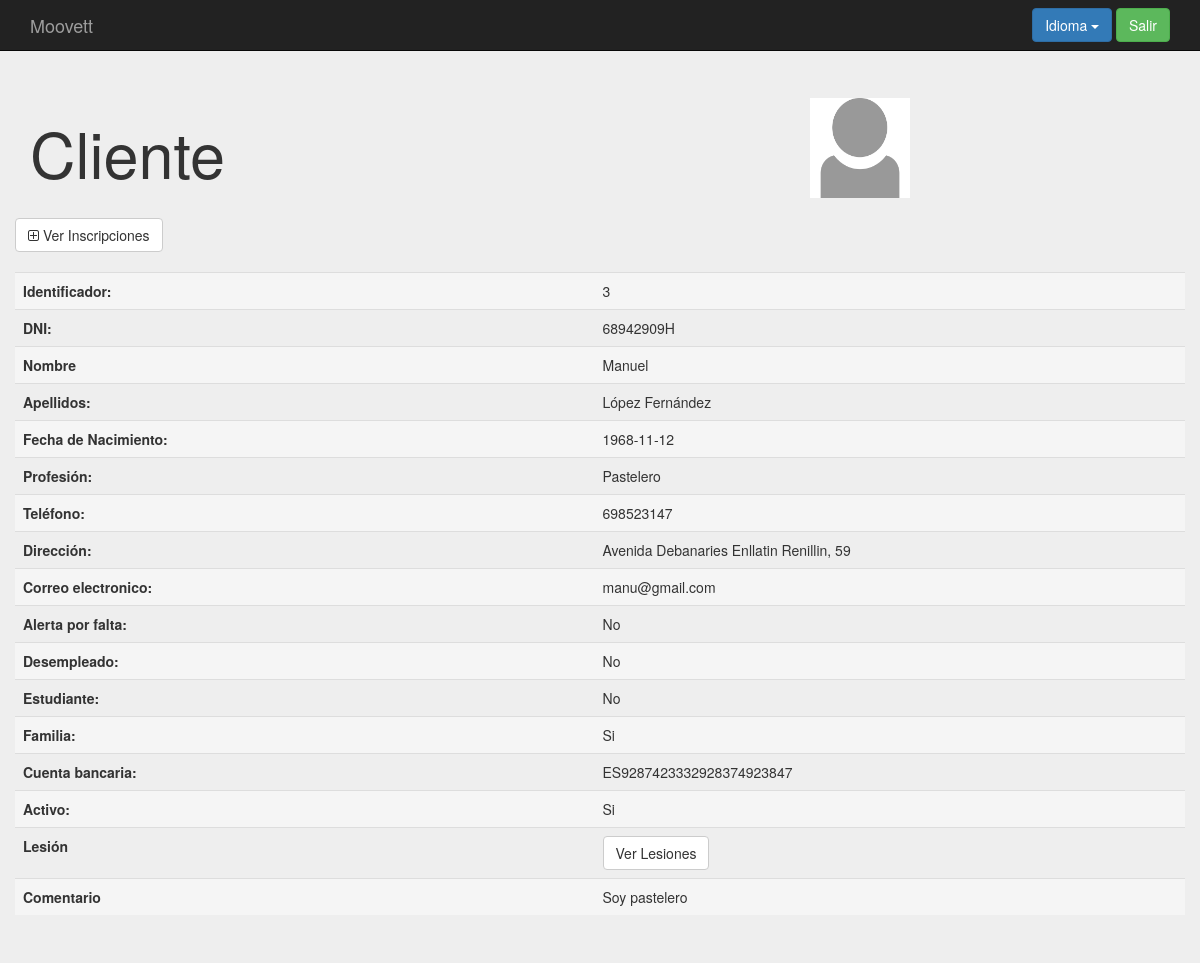
The app's page /index.php?controller=client&action=showone&id=3 (signed in) with its own data.
### tables this page shows
create table `cliente` (
`id` int(11) not null,
  `dni_c` varchar(9) not null,
  `nombre_c` varchar(15) not null,
  `apellidos_c` varchar(40) not null,
  `fecha_nac` date default null,
  `profesion` varchar(20) default null,
  `telefono` int(11) default null,
  `direccion` varchar(50) default null,
  `comentario` varchar(500) default null,
  `email` varchar(30) default null,
  `alerta_falta` tinyint(1) not null default '0',
  `desempleado` tinyint(1) not null default '0',
  `estudiante` tinyint(1) not null default '0',
  `familiar` tinyint(1) not null default '0',
  `num_cuenta` varchar(24) not null,
  `activo` tinyint(1) not null default '0',
  `foto` varchar(15) not null
);

### core/ViewManager.php (called while the page is built, shortened)
<?php
class ViewManager {
    private $variables = array();
    public function setVariable($varname, $value, $flash=false) {
        $this->variables[$varname] = $value;
    }
    public function getVariable($varname, $default=NULL) {
        if (!isset($this->variables[$varname])) {
            return $default;
        }
        return $this->variables[$varname];
    }
    public function render($controller, $viewname) {
        include(__DIR__."/../Views/$controller/$viewname.php");
    }
    private static $viewmanager_singleton = NULL;
    public static function getInstance() {
        if (self::$viewmanager_singleton == null) {
            self::$viewmanager_singleton = new ViewManager();
        }
        return self::$viewmanager_singleton;
    }
}

### Controllers/CLIENT_Controller.php (called while the page is built, shortened)
<?php
require_once(__DIR__."/../core/ViewManager.php");
require_once(__DIR__."/../core/I18n.php");
require_once(__DIR__."/../Models/Client.php");
require_once(__DIR__."/../Models/CLIENT_Model.php");
class CLIENT_Controller extends BaseController {
    private $clientMapper;
    public function __construct() {
        $this->clientMapper = new CLIENT_Model();
        $this->view->setLayout("default");
    }
    public function showone(){
        $clientid = $_REQUEST["id"];
        $client = $this->clientMapper->fetch($clientid);
        $injuries = $this->clientMapper->fetch_injuries();
        $this->view->setVariable("injuries", $injuries);
        $this->view->setVariable("client", $client);
        $this->view->render("client", "CLIENT_SHOWONE_Vista");
    }
}

### index.php (called while the page is built, shortened)
<?php
function run() {
    try{
        $controller = loadController($_GET["controller"]);
        $actionName = $_GET["action"];
        $controller->$actionName();
    } catch(Exception $ex) {
        die($ex->getMessage());
  }
}
function loadController($controllerName) {
    return new $controllerClassName();
}
run();
?>

### Models/Client.php (called while the page is built, shortened)
<?php
class Client {
    private $id;
    private $dni;
    private $name;
    private $surname;
    private $birthday;
    private $profession;
    private $phone;
    private $address;
    private $comment;
    private $email;
    private $alert;
    private $unemployed;
    private $student;
    private $family;
    private $account;
    private $active;
    private $photo;
    public function __construct($id=NULL,$dni=NULL,$name=NULL, $surname=NULL,
                                $birthday=NULL, $profession=NULL, $phone=NULL, $address=NULL,$comment=NULL,
                                $email=NULL,$alert=NULL,$unemployed=NULL,$student=NULL,$family=NULL,$account=NULL,
                                $active=NULL,$photo=NULL,$injury=NULL) {
     $this->id = $id;
     $this->dni = $dni;
     $this->name = $name;
     $this->surname = $surname;
     $this->birthday = $birthday;
     $this->profession = $profession;
     $this->phone = $phone;
     $this->address = $address;
     $this->comment = $comment;
     $this->email = $email;
     $this->alert = $alert;
     $this->unemployed= $unemployed;
     $this->student = $student;
     $this->family = $family;
     $this->account = $account;
     $this->active = $active;
     $this->photo = $photo;
    }
    public function getID() {
        return $this->id;
    }
    public function getDni(){
        return $this->dni;
    }
    public function getName(){
        return $this->name;
    }
    public function getSurname(){
        return $this->surname;
    }
    public function getBirthday(){
        return $this->birthday;
    }
    public function getProfession(){
        return $this->profession;
    }
    public function getPhone(){
        return $this->phone;
    }
    public function getAddress(){
        return $this->address;
    }
    public function getComment(){
        return $this->comment;
    }
    public function getEmail() {
        return $this->email;
    }
    public function getAlert() {
        return $this->alert;
    }
    public function getUnemPloyed() {
        return $this->unemployed;
    }
    public function getStudent() {
        return $this->student;
    }
    public function getFamily() {
        return $this->family;
    }
    public function getAccount() {
        return $this->account;
    }
    public function getActive() {
        return $this->active;
    }
    public function getPhoto() {
        return $this->photo;
    }
}

### Models/CLIENT_Model.php (called while the page is built, shortened)
<?php
require_once(__DIR__."/../core/PDOConnection.php");
class CLIENT_Model {
    private $db;
    public function __construct() {
        $this->db = PDOConnection::getInstance();
    }
    public function fetch($clientID){
           $sql = $this->db->prepare("SELECT cliente.*,lesion.id as lesion_id FROM cliente,lesion_cliente,lesion
                                      WHERE cliente.id=? AND lesion_cliente.id_lesion=lesion.id AND cliente.id=lesion_cliente.cliente_id");
           $sql->execute(array($clientID));
           $client = $sql->fetch(PDO::FETCH_ASSOC);
           if($client != NULL) {
               return new Client($client["id"], $client["dni_c"], $client["nombre_c"], $client["apellidos_c"],
                                           $client["fecha_nac"],$client["profesion"],$client["telefono"],$client["direccion"],
                                           $client["comentario"],$client["email"], $client["alerta_falta"],$client["desempleado"],
                                           $client["estudiante"],$client["familiar"],$client["num_cuenta"],$client["activo"],$client["foto"],$client["lesion_id"]);
       }
     }
}

### core/PDOConnection.php (called while the page is built)
<?php
class PDOConnection {
    private static $dbhost = "127.0.0.1";
    private static $dbname = "moovett";
    private static $dbuser = "moovett";
    private static $dbpass = "moovett";
    private static $db_singleton = null;
    public static function getInstance() {
        if (self::$db_singleton == null) {
            self::$db_singleton = new PDO(
                "mysql:host=".self::$dbhost.";dbname=".self::$dbname.";charset=utf8",
                self::$dbuser,
                self::$dbpass,
                array(
                    PDO::ATTR_EMULATE_PREPARES => false,
                    PDO::ATTR_ERRMODE => PDO::ERRMODE_EXCEPTION
                )
            );
        }
        return self::$db_singleton;
    }
}
?>

### core/I18n.php (called while the page is built, shortened)
<?php
class I18n {
  private $messages;
  public function setLanguage($language) {
    $this->messages = $i18n_messages;
  }
  public function i18n($key) {
    if (isset($this->messages[$key])){
      return $this->messages[$key];
    }else{
      return $key;
    }
  }
  private static $i18n_singleton = null;
  public static function getInstance() {
    if (self::$i18n_singleton == NULL) {
      self::$i18n_singleton = new I18n();
    }
    return self::$i18n_singleton;
  }
}
function i18n($key) {
  return I18n::getInstance()->i18n($key);
}

### Views/client/CLIENT_SHOWONE_Vista.php (the view, shortened to what this page needs)
<?php
require_once(__DIR__."/../../core/ViewManager.php");
$view = ViewManager::getInstance();
$view->setVariable("title", "Show Client");
$client = $view->getVariable("client");
?>
<div class="jumbotron">
    <div class="container">
  	  <div class="row">
            <?php if($client->getPhoto()){?>
              <div class="col-sm-4 col-sm-push-8"><img src=<?= basename(__FILE__)."../../pictures/".$client->getPhoto() ?> alt="<?= $client->getPhoto()?>" width="100px" height="100px" /></div>
            <?php } else { ?>
              <div class="col-sm-4 col-sm-push-8"><img src=<?= basename(__FILE__)."../../pictures/profile_image.png" ?> alt="default_image" width="100px" height="100px" /></div>
            <?php } ?>
      <div class="col-sm-8 col-sm-pull-4"><h1><?= i18n("Client")?></h1></div>
    </div>
    <div class="row top-buffer">
        <a href="index.php?controller=client&amp;action=inscriptions&amp;id=<?=$client->getID()?>" class="btn btn-default"><i class="fa fa-plus-square-o" aria-hidden="true"></i> <?= i18n("View Inscriptions") ?></a>
    </div>
      <div class="row top-buffer">
    		<table class="table" >
          <tr class="active">
            <th><?= i18n("Identifier")?>:</th>
            <td><?= $client->getID() ?></td>
          </tr>
          <tr>
            <th><?= i18n("DNI")?>:</th>
            <td><?= $client->getDni() ?></td>
          </tr>
          <tr class="active">
            <th><?= i18n("Name")?></th>
            <td><?= $client->getName() ?></td>
          </tr>
          <tr>
            <th><?= i18n("Surname")?>:</th>
            <td><?= $client->getSurname() ?></td>
          </tr>
          <tr class="active">
            <th><?= i18n("Birthdate")?>:</th>
            <td><?= $client->getBirthday() ?></td>
          </tr>
          <tr>
            <th><?= i18n("Profession")?>:</th>
            <td><?= $client->getProfession() ?></td>
          </tr>
          <tr class="active">
            <th><?= i18n("Phone")?>:</th>
            <td><?= $client->getPhone() ?></td>
          </tr>
          <tr>
            <th><?= i18n("Address")?>:</th>
            <td><?= $client->getAddress() ?></td>
          </tr>
          <tr class="active">
            <th><?= i18n("Email")?>:</th>
            <td><?= $client->getEmail() ?></td>
          </tr>
          <tr >
            <th><?= i18n("Alert Fault")?>:</th>
              <?php if($client->getAlert()){ ?>
              <td><?= i18n("Yes") ?></td>
              <?php } else { ?>
              <td><?= i18n("No") ?></td>
              <?php } ?>
          </tr>
          <tr class="active">
            <th><?= i18n("Unemployed")?>:</th>
              <?php if($client->getUnemployed()){ ?>
              <td><?= i18n("Yes") ?></td>
              <?php } else { ?>
              <td><?= i18n("No") ?></td>
              <?php } ?>
          </tr>
          <tr >
            <th><?= i18n("Student")?>:</th>
              <?php if($client->getStudent()){ ?>
              <td><?= i18n("Yes") ?></td>
              <?php } else { ?>
              <td><?= i18n("No") ?></td>
              <?php } ?>
          </tr>
          <tr class="active">
            <th><?= i18n("Family")?>:</th>
              <?php if($client->getFamily()){ ?>
              <td><?= i18n("Yes") ?></td>
              <?php } else { ?>
              <td><?= i18n("No") ?></td>
              <?php } ?>
          </tr>
          <tr>
            <th><?= i18n("Bank account")?>:</th>
            <td><?= $client->getAccount() ?></td>
          </tr>
          <tr class="active">
            <th><?= i18n("Operating")?>:</th>
              <?php if($client->getActive()){ ?>
              <td><?= i18n("Yes") ?></td>
              <?php } else { ?>
              <td><?= i18n("No") ?></td>
              <?php } ?>
          </tr>
          <tr>
            <th><?= i18n("Injury")?></th>
            <td>
            <a href="index.php?controller=client&amp;action=injuries&amp;id=<?=$client->getID()?>" class="btn btn-default"><i aria-hidden="true"></i> <?= i18n("View Injuries") ?></a>
          </td>
          </tr>
          <tr class="active">
            <th class="col-md-2"><?= i18n("Comment")?></th>
            <td class="col-md-2"><?= $client->getComment() ?></td>
          </tr>
        </table>
      </div>
</div>

### css/style.css (style rules this page uses)
body { padding-top: 50px; padding-bottom: 20px; }
.top-buffer { margin-top:20px; }

### records on screen
cliente: id "3", dni_c "68942909H", nombre_c "Manuel", apellidos_c "López Fernández", fecha_nac "1968-11-12", profesion "Pastelero", telefono "698523147", direccion "Avenida Debanaries Enllatin Renillin, 59", email "manu@gmail.com", num_cuenta "ES9287423332928374923847", comentario "Soy pastelero"

### other values on screen
i18n("Language") "Idioma"
i18n("Logout") "Salir"
i18n("Client") "Cliente"
i18n("View Inscriptions") "Ver Inscripciones"
i18n("Identifier") "Identificador"
i18n("DNI") "DNI"
i18n("Name") "Nombre"
i18n("Surname") "Apellidos"
i18n("Birthdate") "Fecha de Nacimiento"
i18n("Profession") "Profesión"
i18n("Phone") "Teléfono"
i18n("Address") "Dirección"
i18n("Email") "Correo electronico"
i18n("Alert Fault") "Alerta por falta"
i18n("No") "No"
